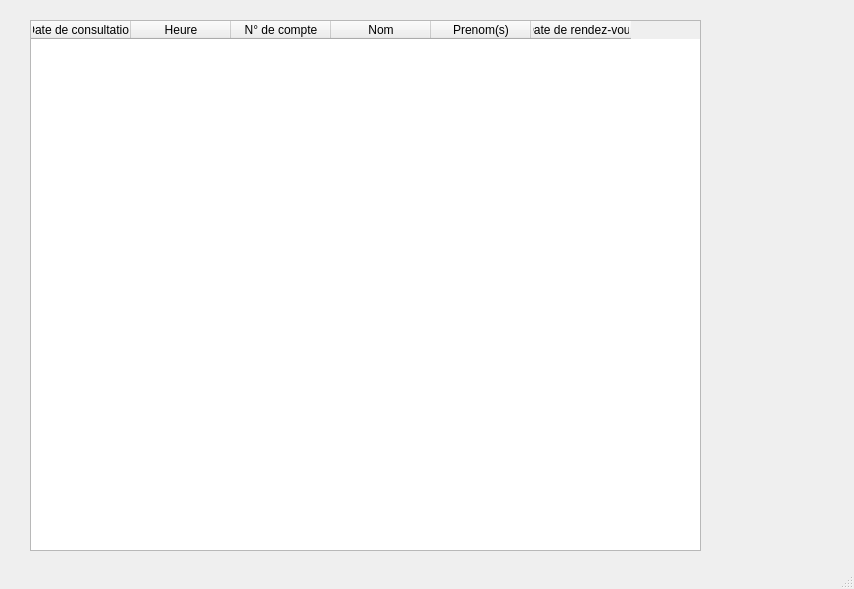
<?xml version="1.0" encoding="UTF-8"?>
<ui version="4.0">
 <class>liste</class>
 <widget class="QMainWindow" name="liste">
  <property name="geometry">
   <rect>
    <x>0</x>
    <y>0</y>
    <width>854</width>
    <height>589</height>
   </rect>
  </property>
  <property name="windowTitle">
   <string>Liste des patients</string>
  </property>
  <widget class="QWidget" name="centralwidget">
   <widget class="QTableWidget" name="tableWidget">
    <property name="geometry">
     <rect>
      <x>30</x>
      <y>20</y>
      <width>671</width>
      <height>531</height>
     </rect>
    </property>
    <column>
     <property name="text">
      <string>Date de consultation</string>
     </property>
    </column>
    <column>
     <property name="text">
      <string>Heure</string>
     </property>
    </column>
    <column>
     <property name="text">
      <string>N° de compte</string>
     </property>
    </column>
    <column>
     <property name="text">
      <string>Nom</string>
     </property>
    </column>
    <column>
     <property name="text">
      <string>Prenom(s)</string>
     </property>
    </column>
    <column>
     <property name="text">
      <string>Date de rendez-vous</string>
     </property>
    </column>
   </widget>
  </widget>
  <widget class="QStatusBar" name="statusbar"/>
 </widget>
 <resources/>
 <connections/>
</ui>
